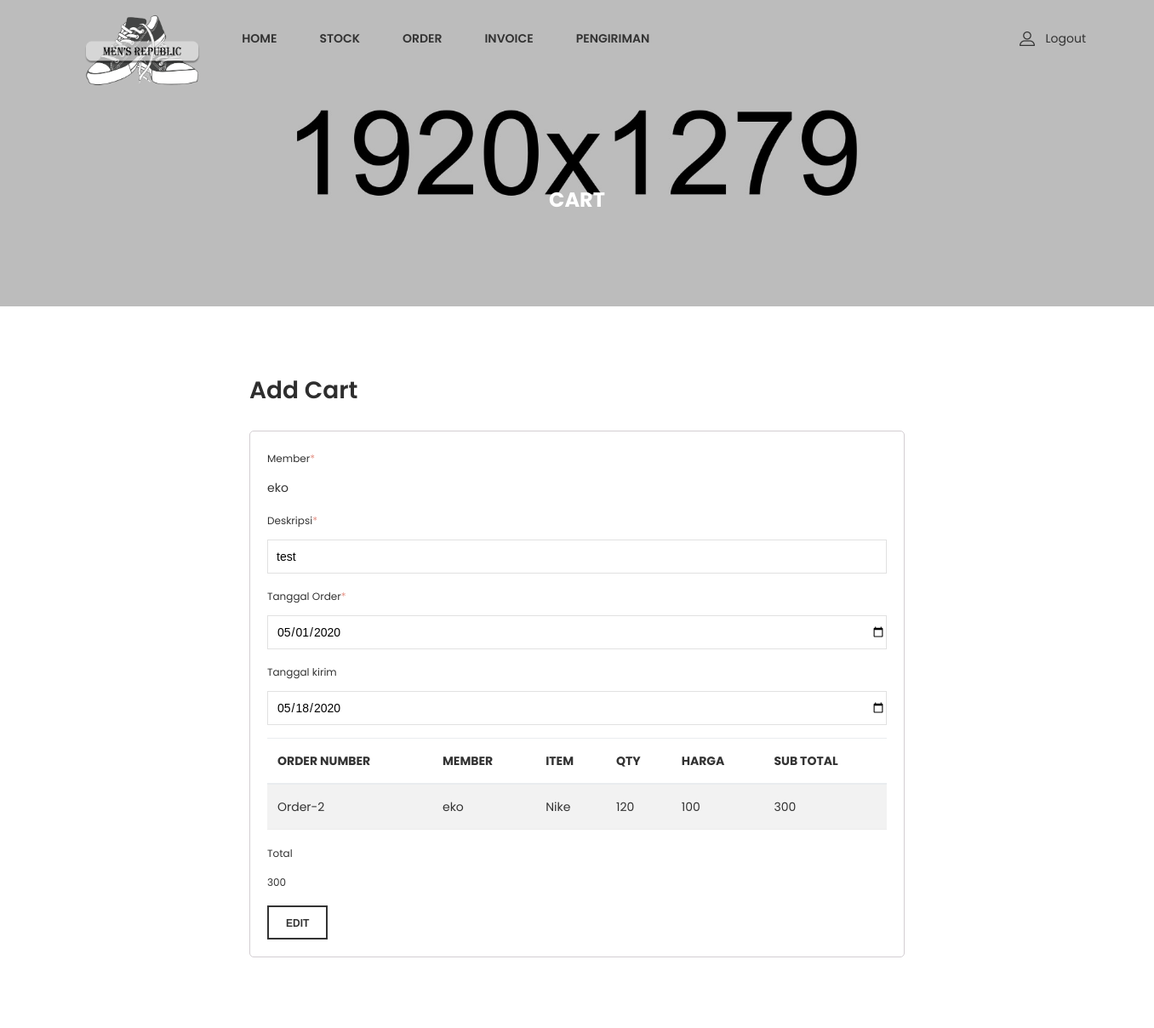
The page /admin/admin_page.php?page=editorderlist&id=2? on the database its author committed.
### tables this page shows
CREATE TABLE `member` (
  `id_member` int(11) NOT NULL,
  `nama` varchar(100) DEFAULT NULL,
  `member_active` tinyint(1) DEFAULT NULL,
  `alamat` varchar(100) DEFAULT NULL,
  `email` varchar(100) DEFAULT NULL,
  `tanggal_lahir` date DEFAULT NULL
);

CREATE TABLE `order_list` (
  `id_order` int(11) NOT NULL,
  `order_num` varchar(25) DEFAULT NULL,
  `deskripsi` text DEFAULT NULL,
  `id_member` int(11) DEFAULT NULL,
  `id_status_order` int(11) DEFAULT NULL,
  `tanggal_order` date DEFAULT NULL,
  `tanggal_kirim` date DEFAULT NULL,
  `total_harga` float DEFAULT NULL
);

CREATE TABLE `cart` (
  `id_cart` int(11) NOT NULL,
  `id_order` int(11) DEFAULT NULL,
  `id_member` int(11) DEFAULT NULL,
  `id_stock` int(11) DEFAULT NULL,
  `id_status_order` int(11) DEFAULT NULL,
  `quantity` int(11) DEFAULT NULL,
  `harga_unit` float DEFAULT NULL,
  `sub_total` float DEFAULT NULL
);

CREATE TABLE `gudang` (
  `id_stock` int(11) NOT NULL,
  `nama_item` varchar(100) DEFAULT NULL,
  `deskripsi` text DEFAULT NULL,
  `id_kategori` int(11) DEFAULT NULL,
  `id_tipe_item` int(11) DEFAULT NULL,
  `quantity` int(11) DEFAULT NULL,
  `harga_unit` float DEFAULT NULL,
  `gambar` varchar(255) DEFAULT NULL
);

### admin/editorderlist.php (the view, shortened to what this page needs)
<?php
include '../func/koneksi.php';
$id= $_GET['id'];
$data = mysqli_query($koneksi,"select * from order_list where id_order='$id'");
$d = mysqli_fetch_array($data)
    ?>
<div class="ht__bradcaump__area bg-image--6">
    <div class="container">
        <div class="row">
            <div class="col-lg-12">
                <div class="bradcaump__inner text-center">
                    <h2 class="bradcaump-title">Cart</h2>
                </div>
            </div>
        </div>
    </div>
</div>
<section class="my_account_area pt--80 pb--55 bg--white">
    <div class="container">
        <div class="row">
            <div class="col-lg-2"></div>
            <div class="col-lg-8">
                <div class="my__account__wrapper">
                    <h3 class="account__title">Add Cart</h3>
                    <form method="POST" action="../func/edit_order_qurey.php" enctype="multipart/form-data">
                        <div class="account__form">
                            <div class="input__box">
                                <label>Member<span>*</span></label>
                                <?php
                                    $id_mem=$d['id_member'];
                                    $member = mysqli_query($koneksi, "select * from member where id_member='$id_mem'");
                                    while($m = mysqli_fetch_array($member)){
                                        echo $m['nama'];
                                    }
                                ?>
                            </div>
                            <div class="input__box">
                                <label>Deskripsi<span>*</span></label>
                                <input type="text" name="deskripsi" value='<?php echo $d['deskripsi']; ?>'>
                            </div>
                            <div class="input__box">
                                <label>Tanggal Order<span>*</span></label>
                                <input type="date" name="order_date" value='<?php echo $d['tanggal_order']; ?>'>
                            </div>
                            <div class="input__box">
                                <label>Tanggal kirim</label>
                                <input type="date" name="send_date" value='<?php echo $d['tanggal_kirim']; ?>' >
                            </div>
                            <div class="input__box">
                                <table class="table table-hover table-striped table-valign-middle">
                                    <thead>
                                        <tr>
                                            <th>Order Number</th>
                                            <th>Member</th>
                                            <th>Item</th>
                                            <th>Qty</th>
                                            <th>Harga</th>
                                            <th>Sub Total</th>
                                        </tr>
                                    </thead>
                                    <?php
                                    $data1 = mysqli_query($koneksi, "select * from cart INNER JOIN member ON cart.id_member=member.id_member INNER JOIN status_order ON cart.id_status_order=status_order.id_status_order INNER JOIN gudang ON cart.id_stock=gudang.id_stock where id_order ='$id' ");
                                    while($d1 = mysqli_fetch_array($data1)){
                                ?>
                                    <tbody>
                                        <tr>
                                            <td><?php if ($d){ echo $d['order_num'];} ?></td>
                                            <td><?php echo $d1['nama'] ?></td>
                                            <td><?php echo $d1['nama_item'] ?></td>
                                            <td><?php echo $d1['quantity'] ?></td>
                                            <td><?php echo $d1['harga_unit'] ?></td>
                                            <td><?php echo $d1['sub_total'] ?></td>
                                        </tr>
                                    </tbody>
                                    <?php
                                    }
                                ?>
                                </table>
                            </div>
                            <div class="input__box">
                            <label>Total</label>
                            <label><?php echo $d['total_harga'] ?></label>
                            </div>
                            <div class="form__btn">
                                <button type="submit" value="submit">Edit</button>
                            </div>
                        </div>
                    </form>
                </div>
            </div>
            <div class="col-lg-2"></div>
        </div>
    </div>
</section>

### rows shown on the page
member: nama "eko"
order_list: deskripsi "test", order_date "05/01/2020", send_date "05/18/2020", total_harga "300"
cart: id_order.order_num "Order-2", id_member.nama "eko", id_stock.nama_item "Nike", id_stock.quantity "120", id_stock.harga_unit "100", sub_total "300"
